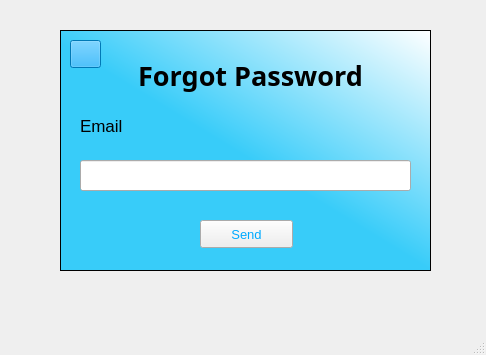
<?xml version="1.0" encoding="UTF-8"?>
<ui version="4.0">
 <class>MainWindow</class>
 <widget class="QMainWindow" name="MainWindow">
  <property name="geometry">
   <rect>
    <x>0</x>
    <y>0</y>
    <width>486</width>
    <height>355</height>
   </rect>
  </property>
  <property name="windowTitle">
   <string>MainWindow</string>
  </property>
  <widget class="QWidget" name="centralwidget">
   <widget class="QTableWidget" name="tableWidget">
    <property name="geometry">
     <rect>
      <x>60</x>
      <y>30</y>
      <width>371</width>
      <height>241</height>
     </rect>
    </property>
    <property name="styleSheet">
     <string notr="true">background-color: qlineargradient(spread:pad, x1:0.502488, y1:0.528, x2:1, y2:0, stop:0 rgba(56, 204, 249, 255), stop:1 rgba(255, 255, 255, 255));

</string>
    </property>
   </widget>
   <widget class="QLabel" name="label">
    <property name="geometry">
     <rect>
      <x>130</x>
      <y>50</y>
      <width>241</width>
      <height>51</height>
     </rect>
    </property>
    <property name="font">
     <font>
      <family>Script MT Bold</family>
      <pointsize>20</pointsize>
      <weight>75</weight>
      <bold>true</bold>
     </font>
    </property>
    <property name="text">
     <string>&lt;html&gt;&lt;head/&gt;&lt;body&gt;&lt;p align=&quot;center&quot;&gt;Forgot Password&lt;/p&gt;&lt;/body&gt;&lt;/html&gt;</string>
    </property>
   </widget>
   <widget class="QLabel" name="label_2">
    <property name="geometry">
     <rect>
      <x>80</x>
      <y>110</y>
      <width>71</width>
      <height>31</height>
     </rect>
    </property>
    <property name="font">
     <font>
      <pointsize>13</pointsize>
     </font>
    </property>
    <property name="text">
     <string>Email</string>
    </property>
   </widget>
   <widget class="QLineEdit" name="lineEdit">
    <property name="geometry">
     <rect>
      <x>80</x>
      <y>160</y>
      <width>331</width>
      <height>31</height>
     </rect>
    </property>
   </widget>
   <widget class="QPushButton" name="pushButton">
    <property name="geometry">
     <rect>
      <x>200</x>
      <y>220</y>
      <width>93</width>
      <height>28</height>
     </rect>
    </property>
    <property name="font">
     <font>
      <pointsize>10</pointsize>
     </font>
    </property>
    <property name="styleSheet">
     <string notr="true">color: rgb(0, 170, 255);</string>
    </property>
    <property name="text">
     <string>Send</string>
    </property>
    <property name="icon">
     <iconset>
      <normaloff>images/ic_send.png</normaloff>images/ic_send.png</iconset>
    </property>
   </widget>
   <widget class="QPushButton" name="pushButtonBack">
    <property name="geometry">
     <rect>
      <x>70</x>
      <y>40</y>
      <width>31</width>
      <height>28</height>
     </rect>
    </property>
    <property name="styleSheet">
     <string notr="true">background-color: rgb(0, 170, 255);</string>
    </property>
    <property name="text">
     <string/>
    </property>
    <property name="icon">
     <iconset>
      <normaloff>images/ic_exit.png</normaloff>images/ic_exit.png</iconset>
    </property>
   </widget>
  </widget>
  <widget class="QMenuBar" name="menubar">
   <property name="geometry">
    <rect>
     <x>0</x>
     <y>0</y>
     <width>486</width>
     <height>26</height>
    </rect>
   </property>
  </widget>
  <widget class="QStatusBar" name="statusbar"/>
 </widget>
 <resources/>
 <connections/>
</ui>
